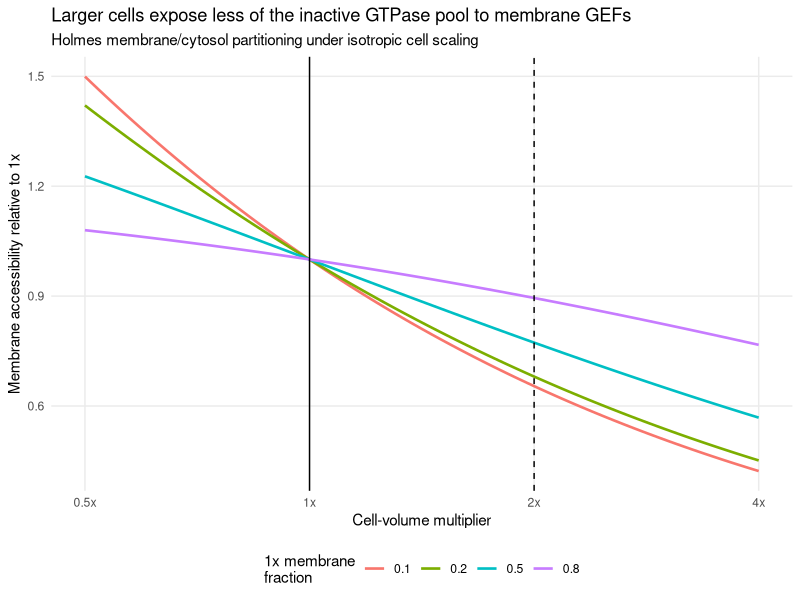
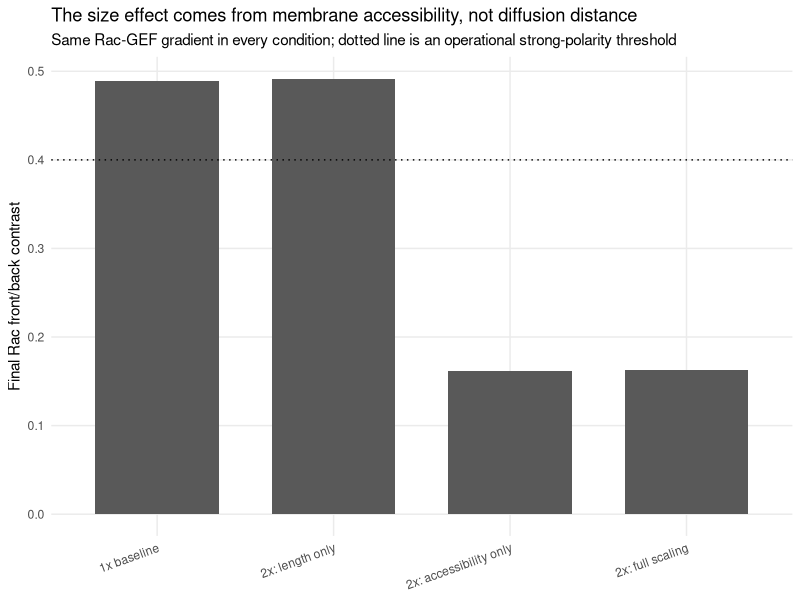
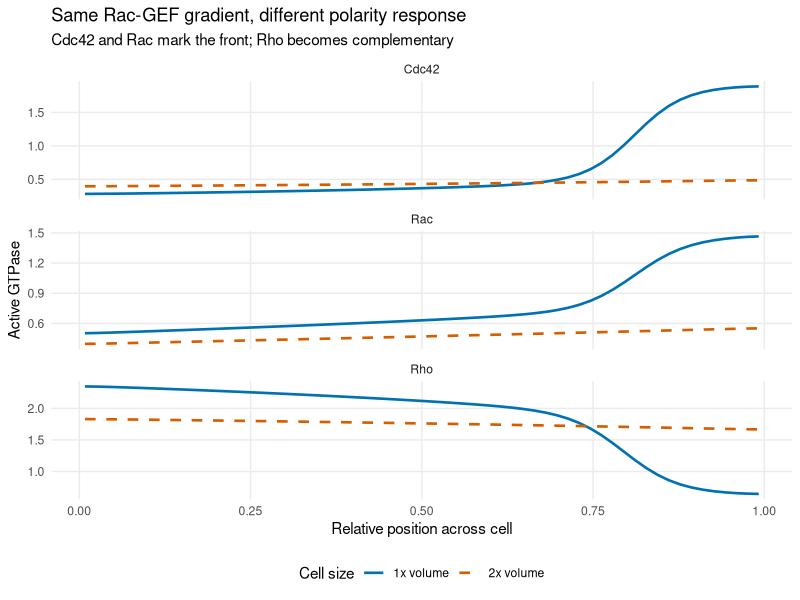
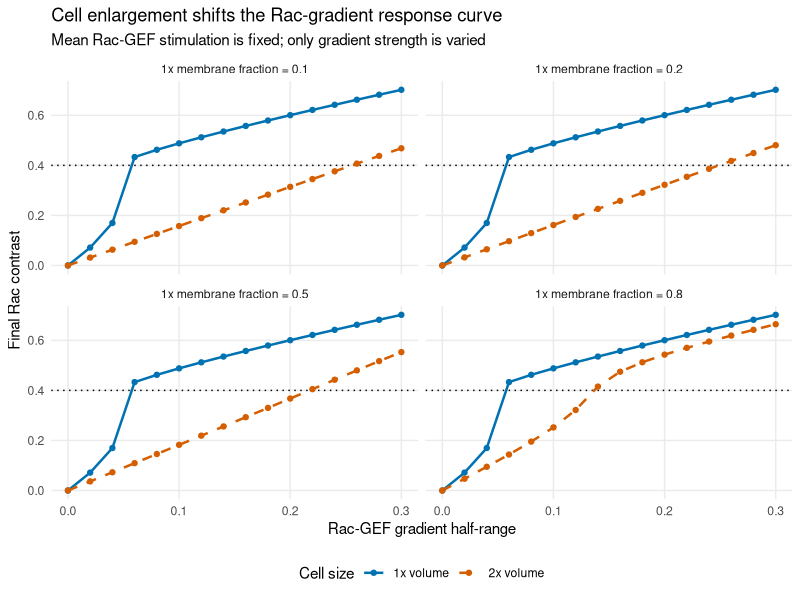

Reproduce these figures in R, in order.
## ---- chunk 1
knitr::opts_chunk$set(
  echo = FALSE,
  message = FALSE,
  warning = FALSE,
  fig.align = "center"
)

library(ggplot2)
library(deSolve)

volume_colours <- c(`1x volume` = "#0072B2", `2x volume` = "#D55E00")

plot_theme <- theme_minimal(base_size = 11) +
  theme(
    legend.position = "bottom",
    panel.grid.minor = element_blank()
  )
## ---- chunk 2
pars <- list(
  L0_um = 20,
  Ct = 2.4,
  Rt = 7.5,
  rhot = 3.1,
  IC_hat = 2.95,
  IR1_hat = 0.2,
  Irho_hat = 6.6,
  a1 = 1.25,
  a2 = 1,
  n = 3,
  a = 0.55,
  delta_C = 1,
  delta_R = 1,
  delta_rho = 1,
  Dm = 0.1,
  Dmc0 = 50
)

parameter_table <- data.frame(
  Parameter = c(
    "Baseline cell length L0",
    "Total Cdc42, Rac, Rho",
    "I_C, I_R1, I_rho",
    "a1, a2",
    "Hill coefficient n",
    "Cdc42 -> Rac feedback a",
    "GAP inactivation rates",
    "Active membrane diffusion Dm",
    "Baseline composite inactive diffusion Dmc"
  ),
  Value = c(
    "20 um",
    "2.4, 7.5, 3.1 uM",
    "2.95, 0.2, 6.6 uM/s",
    "1.25, 1 uM",
    "3",
    "0.55 /s",
    "1 /s",
    "0.1 um^2/s",
    "50 um^2/s"
  ),
  Source = c(
    rep("Holmes Table 1", 5),
    "Holmes Figure 8",
    rep("Holmes Table 1", 3)
  )
)

knitr::kable(parameter_table, align = c("l", "l", "l"))
## ---- chunk 3
membrane_fraction <- function(volume_multiplier, baseline_fraction) {
  1 / (
    1 +
      ((1 - baseline_fraction) / baseline_fraction) *
      volume_multiplier^(2 / 3)
  )
}

accessibility_ratio <- function(volume_multiplier, baseline_fraction) {
  membrane_fraction(volume_multiplier, baseline_fraction) / baseline_fraction
}

cytosolic_diffusion_from_baseline <- function(baseline_fraction) {
  (
    pars$Dmc0 -
      baseline_fraction * pars$Dm
  ) / (1 - baseline_fraction)
}

inactive_diffusion <- function(volume_multiplier, baseline_fraction) {
  c_now <- membrane_fraction(volume_multiplier, baseline_fraction)
  Dc <- cytosolic_diffusion_from_baseline(baseline_fraction)

  c_now * pars$Dm + (1 - c_now) * Dc
}

baseline_fractions <- c(0.1, 0.2, 0.5, 0.8)
volume_grid <- exp(seq(log(0.5), log(4), length.out = 100))

geometry_scaling <- do.call(
  rbind,
  lapply(baseline_fractions, function(c0) {
    data.frame(
      volume_multiplier = volume_grid,
      baseline_fraction = factor(c0),
      membrane_fraction = membrane_fraction(volume_grid, c0),
      accessibility_ratio = accessibility_ratio(volume_grid, c0)
    )
  })
)
## ---- chunk 4
ggplot(
  geometry_scaling,
  aes(
    volume_multiplier,
    accessibility_ratio,
    colour = baseline_fraction
  )
) +
  geom_line(linewidth = 0.9) +
  geom_vline(xintercept = c(1, 2), linetype = c("solid", "dashed")) +
  scale_x_log10(
    breaks = c(0.5, 1, 2, 4),
    labels = c("0.5x", "1x", "2x", "4x")
  ) +
  labs(
    title = "Larger cells expose less of the inactive GTPase pool to membrane GEFs",
    subtitle = "Holmes membrane/cytosol partitioning under isotropic cell scaling",
    x = "Cell-volume multiplier",
    y = "Membrane accessibility relative to 1x",
    colour = "1x membrane\nfraction"
  ) +
  plot_theme
## ---- chunk 5
geometry_summary <- data.frame(
  baseline_membrane_fraction = baseline_fractions,
  one_x_accessibility = 1,
  two_x_membrane_fraction =
    vapply(
      baseline_fractions,
      function(c0) membrane_fraction(2, c0),
      numeric(1)
    ),
  two_x_relative_accessibility =
    vapply(
      baseline_fractions,
      function(c0) accessibility_ratio(2, c0),
      numeric(1)
    )
)

knitr::kable(geometry_summary, digits = 3)
## ---- chunk 6
laplacian_no_flux <- function(u, dx) {
  n <- length(u)
  ans <- numeric(n)

  ans[1] <- (u[2] - u[1]) / dx^2
  ans[n] <- (u[n - 1] - u[n]) / dx^2

  if (n > 2) {
    ans[2:(n - 1)] <-
      (
        u[1:(n - 2)] -
          2 * u[2:(n - 1)] +
          u[3:n]
      ) / dx^2
  }

  ans
}

reaction_terms <- function(C, Rac, Rho, Ci, Raci, Rhoi,
                           accessibility, signal) {
  I_C <-
    pars$IC_hat /
    (1 + (Rho / pars$a1)^pars$n)

  I_Rac <-
    pars$IR1_hat +
    pars$a * C +
    signal

  I_Rho <-
    pars$Irho_hat /
    (1 + (Rac / pars$a2)^pars$n)

  f_C <-
    I_C * accessibility * Ci / pars$Ct -
    pars$delta_C * C

  f_Rac <-
    I_Rac * accessibility * Raci / pars$Rt -
    pars$delta_R * Rac

  f_Rho <-
    I_Rho * accessibility * Rhoi / pars$rhot -
    pars$delta_rho * Rho

  list(C = f_C, Rac = f_Rac, Rho = f_Rho)
}

hss_cache <- new.env(parent = emptyenv())

relax_homogeneous_state <- function(accessibility, duration_s = 300) {
  key <- sprintf("%.8f", accessibility)

  if (exists(key, envir = hss_cache, inherits = FALSE)) {
    return(get(key, envir = hss_cache, inherits = FALSE))
  }

  initial <- c(
    C = 0.1,
    Rac = 0.1,
    Rho = 0.1,
    Ci = pars$Ct - 0.1,
    Raci = pars$Rt - 0.1,
    Rhoi = pars$rhot - 0.1
  )

  rhs <- function(time_s, state, parameters) {
    rxn <- reaction_terms(
      state[["C"]],
      state[["Rac"]],
      state[["Rho"]],
      state[["Ci"]],
      state[["Raci"]],
      state[["Rhoi"]],
      accessibility = accessibility,
      signal = 0
    )

    list(c(
      C = rxn$C,
      Rac = rxn$Rac,
      Rho = rxn$Rho,
      Ci = -rxn$C,
      Raci = -rxn$Rac,
      Rhoi = -rxn$Rho
    ))
  }

  out <- ode(
    y = initial,
    times = c(0, duration_s),
    func = rhs,
    parms = NULL,
    method = "lsodes",
    rtol = 1e-9,
    atol = 1e-11
  )

  result <- as.numeric(out[nrow(out), -1])
  names(result) <- names(initial)

  assign(key, result, envir = hss_cache)
  result
}

simulate_holmes <- function(
    length_um,
    accessibility,
    D_inactive,
    signal_mean = 0.3,
    signal_half_range = 0.1,
    duration_s = 300,
    n_cells = 41,
    save_times = NULL) {

  dx <- length_um / n_cells
  x <- (seq_len(n_cells) - 0.5) * dx

  signal <-
    signal_mean +
    signal_half_range * (2 * x / length_um - 1)

  if (any(signal < 0)) {
    stop("Signal became negative; increase signal_mean or reduce signal_half_range.")
  }

  hss <- relax_homogeneous_state(accessibility)

  state0 <- c(
    setNames(rep(hss[["C"]], n_cells), paste0("C_", seq_len(n_cells))),
    setNames(rep(hss[["Rac"]], n_cells), paste0("Rac_", seq_len(n_cells))),
    setNames(rep(hss[["Rho"]], n_cells), paste0("Rho_", seq_len(n_cells))),
    setNames(rep(hss[["Ci"]], n_cells), paste0("Ci_", seq_len(n_cells))),
    setNames(rep(hss[["Raci"]], n_cells), paste0("Raci_", seq_len(n_cells))),
    setNames(rep(hss[["Rhoi"]], n_cells), paste0("Rhoi_", seq_len(n_cells)))
  )

  rhs <- function(time_s, state, parameters) {
    idx <- seq_len(n_cells)

    C <- state[idx]
    Rac <- state[n_cells + idx]
    Rho <- state[2 * n_cells + idx]
    Ci <- state[3 * n_cells + idx]
    Raci <- state[4 * n_cells + idx]
    Rhoi <- state[5 * n_cells + idx]

    rxn <- reaction_terms(
      C, Rac, Rho, Ci, Raci, Rhoi,
      accessibility = accessibility,
      signal = signal
    )

    dC <-
      pars$Dm * laplacian_no_flux(C, dx) +
      rxn$C

    dRac <-
      pars$Dm * laplacian_no_flux(Rac, dx) +
      rxn$Rac

    dRho <-
      pars$Dm * laplacian_no_flux(Rho, dx) +
      rxn$Rho

    dCi <-
      D_inactive * laplacian_no_flux(Ci, dx) -
      rxn$C

    dRaci <-
      D_inactive * laplacian_no_flux(Raci, dx) -
      rxn$Rac

    dRhoi <-
      D_inactive * laplacian_no_flux(Rhoi, dx) -
      rxn$Rho

    list(c(dC, dRac, dRho, dCi, dRaci, dRhoi))
  }

  if (is.null(save_times)) {
    save_times <- c(0, duration_s)
  }

  save_times <- sort(unique(c(0, save_times, duration_s)))

  out <- as.data.frame(
    ode(
      y = state0,
      times = save_times,
      func = rhs,
      parms = NULL,
      method = "lsodes",
      rtol = 2e-6,
      atol = 1e-8,
      maxsteps = 100000
    )
  )

  final <- out[nrow(out), -1]
  idx <- seq_len(n_cells)

  C <- as.numeric(final[idx])
  Rac <- as.numeric(final[n_cells + idx])
  Rho <- as.numeric(final[2 * n_cells + idx])
  Ci <- as.numeric(final[3 * n_cells + idx])
  Raci <- as.numeric(final[4 * n_cells + idx])
  Rhoi <- as.numeric(final[5 * n_cells + idx])

  contrast <- function(z) {
    (max(z) - min(z)) / (max(z) + min(z) + 1e-12)
  }

  list(
    x_um = x,
    signal = signal,
    output = out,
    profiles = data.frame(
      x_um = rep(x, 3),
      species = rep(c("Cdc42", "Rac", "Rho"), each = n_cells),
      active = c(C, Rac, Rho)
    ),
    summary = data.frame(
      length_um = length_um,
      accessibility = accessibility,
      D_inactive = D_inactive,
      signal_mean = signal_mean,
      signal_half_range = signal_half_range,
      Cdc42_contrast = contrast(C),
      Rac_contrast = contrast(Rac),
      Rho_contrast = contrast(Rho),
      Rac_min = min(Rac),
      Rac_max = max(Rac),
      Cdc42_min = min(C),
      Cdc42_max = max(C),
      Rho_min = min(Rho),
      Rho_max = max(Rho),
      mean_Cdc42_total = mean(C + Ci),
      mean_Rac_total = mean(Rac + Raci),
      mean_Rho_total = mean(Rho + Rhoi)
    )
  )
}
## ---- chunk 7
default_c0 <- 0.2
L1 <- pars$L0_um
L2 <- pars$L0_um * 2^(1 / 3)

cbar_2 <- accessibility_ratio(2, default_c0)
Dmc_2 <- inactive_diffusion(2, default_c0)

decomposition_conditions <- list(
  `1x baseline` = list(
    length_um = L1,
    accessibility = 1,
    D_inactive = pars$Dmc0
  ),
  `2x: length only` = list(
    length_um = L2,
    accessibility = 1,
    D_inactive = pars$Dmc0
  ),
  `2x: accessibility only` = list(
    length_um = L1,
    accessibility = cbar_2,
    D_inactive = Dmc_2
  ),
  `2x: full scaling` = list(
    length_um = L2,
    accessibility = cbar_2,
    D_inactive = Dmc_2
  )
)

decomposition_results <- lapply(
  decomposition_conditions,
  function(z) {
    simulate_holmes(
      length_um = z$length_um,
      accessibility = z$accessibility,
      D_inactive = z$D_inactive,
      signal_mean = 0.3,
      signal_half_range = 0.1,
      duration_s = 300,
      n_cells = 61
    )
  }
)

decomposition_summary <- do.call(
  rbind,
  lapply(names(decomposition_results), function(label) {
    x <- decomposition_results[[label]]$summary
    x$condition <- label
    x
  })
)

decomposition_summary$condition <- factor(
  decomposition_summary$condition,
  levels = names(decomposition_conditions)
)
## ---- chunk 8
ggplot(
  decomposition_summary,
  aes(condition, Rac_contrast)
) +
  geom_col(width = 0.7) +
  geom_hline(yintercept = 0.4, linetype = "dotted") +
  labs(
    title = "The size effect comes from membrane accessibility, not diffusion distance",
    subtitle = "Same Rac-GEF gradient in every condition; dotted line is an operational strong-polarity threshold",
    x = NULL,
    y = "Final Rac front/back contrast"
  ) +
  plot_theme +
  theme(axis.text.x = element_text(angle = 20, hjust = 1))
## ---- chunk 9
profile_cases <- c("1x baseline", "2x: full scaling")

example_profiles <- do.call(
  rbind,
  lapply(profile_cases, function(label) {
    x <- decomposition_results[[label]]$profiles
    x$volume <- ifelse(label == "1x baseline", "1x volume", "2x volume")
    x$relative_position <-
      x$x_um /
      decomposition_results[[label]]$summary$length_um
    x
  })
)

example_profiles$volume <- factor(
  example_profiles$volume,
  levels = c("1x volume", "2x volume")
)
## ---- chunk 10
ggplot(
  example_profiles,
  aes(
    relative_position,
    active,
    colour = volume,
    linetype = volume
  )
) +
  geom_line(linewidth = 0.9) +
  facet_wrap(~ species, scales = "free_y", ncol = 1) +
  scale_colour_manual(values = volume_colours) +
  scale_linetype_manual(
    values = c(`1x volume` = "solid", `2x volume` = "dashed")
  ) +
  labs(
    title = "Same Rac-GEF gradient, different polarity response",
    subtitle = "Cdc42 and Rac mark the front; Rho becomes complementary",
    x = "Relative position across cell",
    y = "Active GTPase",
    colour = "Cell size",
    linetype = "Cell size"
  ) +
  plot_theme
## ---- chunk 11
gradient_values <- seq(0, 0.30, by = 0.02)

sweep_rows <- list()
row_index <- 1

for (c0 in baseline_fractions) {
  for (volume_name in names(c(`1x volume` = 1, `2x volume` = 2))) {
    v <- c(`1x volume` = 1, `2x volume` = 2)[[volume_name]]

    L <- pars$L0_um * v^(1 / 3)
    cb <- accessibility_ratio(v, c0)
    D_inactive <- inactive_diffusion(v, c0)

    for (g in gradient_values) {
      run <- simulate_holmes(
        length_um = L,
        accessibility = cb,
        D_inactive = D_inactive,
        signal_mean = 0.3,
        signal_half_range = g,
        duration_s = 300,
        n_cells = 31
      )

      sweep_rows[[row_index]] <- data.frame(
        baseline_membrane_fraction = c0,
        volume = volume_name,
        volume_multiplier = v,
        signal_half_range = g,
        Rac_contrast = run$summary$Rac_contrast
      )

      row_index <- row_index + 1
    }
  }
}

gradient_sweep <- do.call(rbind, sweep_rows)

gradient_sweep$volume <- factor(
  gradient_sweep$volume,
  levels = c("1x volume", "2x volume")
)
## ---- chunk 12
ggplot(
  gradient_sweep,
  aes(
    signal_half_range,
    Rac_contrast,
    colour = volume,
    linetype = volume
  )
) +
  geom_hline(yintercept = 0.4, linetype = "dotted") +
  geom_line(linewidth = 0.85) +
  geom_point(size = 1.5) +
  facet_wrap(
    ~ baseline_membrane_fraction,
    labeller = labeller(
      baseline_membrane_fraction =
        function(x) paste0("1x membrane fraction = ", x)
    )
  ) +
  scale_colour_manual(values = volume_colours) +
  scale_linetype_manual(
    values = c(`1x volume` = "solid", `2x volume` = "dashed")
  ) +
  labs(
    title = "Cell enlargement shifts the Rac-gradient response curve",
    subtitle = "Mean Rac-GEF stimulation is fixed; only gradient strength is varied",
    x = "Rac-GEF gradient half-range",
    y = "Final Rac contrast",
    colour = "Cell size",
    linetype = "Cell size"
  ) +
  plot_theme
## ---- chunk 13
strong_threshold <- 0.4

threshold_summary <- do.call(
  rbind,
  lapply(
    split(
      gradient_sweep,
      interaction(
        gradient_sweep$baseline_membrane_fraction,
        gradient_sweep$volume,
        drop = TRUE
      )
    ),
    function(x) {
      x <- x[order(x$signal_half_range), ]

      crossing <- x$signal_half_range[
        x$Rac_contrast >= strong_threshold
      ]

      data.frame(
        baseline_membrane_fraction =
          x$baseline_membrane_fraction[1],
        volume = as.character(x$volume[1]),
        threshold_gradient =
          if (length(crossing) == 0) NA_real_ else min(crossing)
      )
    }
  )
)

threshold_wide <- merge(
  subset(
    threshold_summary,
    volume == "1x volume",
    select = c(
      baseline_membrane_fraction,
      threshold_gradient
    )
  ),
  subset(
    threshold_summary,
    volume == "2x volume",
    select = c(
      baseline_membrane_fraction,
      threshold_gradient
    )
  ),
  by = "baseline_membrane_fraction",
  suffixes = c("_1x", "_2x")
)

threshold_wide$fold_increase <-
  threshold_wide$threshold_gradient_2x /
  threshold_wide$threshold_gradient_1x

knitr::kable(threshold_wide, digits = 2)
## ---- chunk 14
data_dir <- "../docs/data"

if (dir.exists("../docs")) {
  dir.create(data_dir, recursive = TRUE, showWarnings = FALSE)

  write.csv(
    geometry_scaling,
    file.path(data_dir, "holmes_geometry_accessibility.csv"),
    row.names = FALSE
  )

  write.csv(
    geometry_summary,
    file.path(data_dir, "holmes_geometry_summary.csv"),
    row.names = FALSE
  )

  write.csv(
    decomposition_summary,
    file.path(data_dir, "holmes_size_effect_decomposition.csv"),
    row.names = FALSE
  )

  write.csv(
    example_profiles,
    file.path(data_dir, "holmes_example_polarity_profiles.csv"),
    row.names = FALSE
  )

  write.csv(
    gradient_sweep,
    file.path(data_dir, "holmes_gradient_response_sweep.csv"),
    row.names = FALSE
  )

  write.csv(
    threshold_wide,
    file.path(data_dir, "holmes_gradient_thresholds.csv"),
    row.names = FALSE
  )
}
